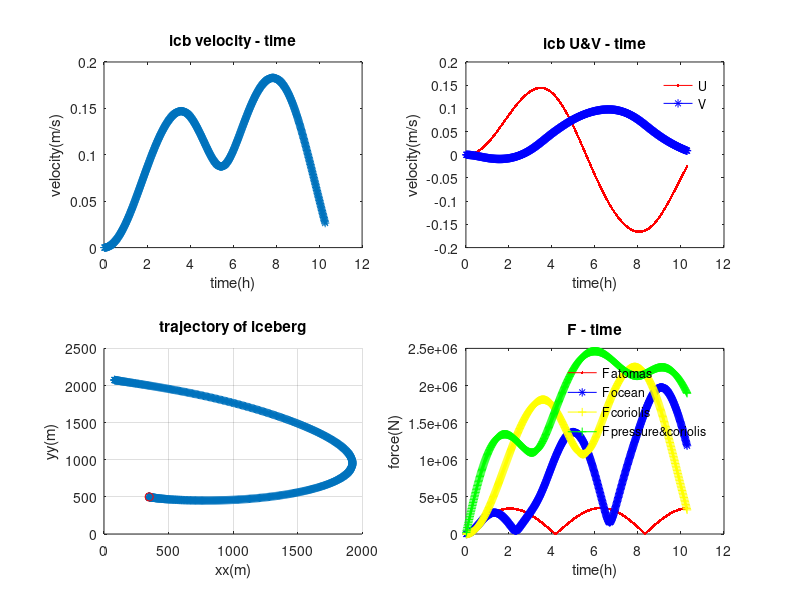

Reproduce this figure in MATLAB.
%%%%%%%%%%%%%%%%%%%%%%%%%%%%%%%%%%%%%%%%%%%%%%%%%%%%%
%    Grounded model
%
%    Author: weiyan ZHANG
%    Created: Oct 2018
%    Updated:
%    Last Modif by:
%    Last Modif on: 
%%%%%%%%%%%%%%%%%%%%%%%%%%%%%%%%%%%%%%%%%%%%%%%%%%%%%%%
clear all

% load grid information from the model
%{
gname = 'C:\Users\61414\Downloads\misom020_grd.nc';
lat_rho = ncread(gname,'lat_rho');
lon_rho = ncread(gname,'lon_rho');
dx = ones(size(lat_rho,1),size(lat_rho,2));
dy = ones(size(lat_rho,1),size(lat_rho,2));
[xx yy] = meshgrid([1:size(lat_rho,2)],[1:size(lon_rho,1)]); 
%}

%{
% calculate dx, dy from model in m
pm = ncread(gname,'pm');
pn = ncread(gname,'pn');
dx = 1./pm;
dy = 1./pn;
%}

% Creates 2d grid of same size as model
X_lim = 10000;
Y_lim = 8000;
[X,Y] = meshgrid([0:X_lim],[0:Y_lim]);
Z = 500 - X ;

% indicate the initial location of the particle
xx_ini = 350;
yy_ini = 500;

% set variable useful for the trajectory equation
U = 0;
V = 0;

% ocean coeff
Co = 0.85; % dimensionless coefficient of resistance
Cdo_skin = 0.0055; % ocean-iceberg friction coeff
rho_h2o = 1028; % seawater density kg m-3

% atmospheric coeff
rho_air = 1.225; % air density kg m-3
Ca = 0.4; % dimensionless coefficient of resistance
Cda_skin = 0.0022; % air-iceberg friction coeff
Cd = 1.25e-3;  % dimensionless air-sea friction coeff

% coriolis coeff
w_r = 7.2921e-5;
f = 2 * w_r * sin(-67*pi/180);
    
% size of the iceberg 
rho_icb = 916.7; % kg m-3
depth = 100; % m
depth_icb_under = depth * (rho_icb / rho_h2o);
depth_icb_above = depth - depth_icb_under;
lenth = 1000; % assume width is equal to lenth
dA_o = lenth * depth_icb_under; % m^2 ideally per face 
dA_a = lenth * depth_icb_above; % m^2 ideally per face
Ad = lenth ^ 2;
M = rho_icb * lenth ^ 2 * depth; % kg

% data set
step = 2000;
time_all = zeros(1,step);
U_all = zeros(1,step);
V_all = zeros(1,step);
x_all = zeros(1,step);
y_all = zeros(1,step);
Fa_all = zeros(1,step);
Fo_all = zeros(1,step);
Fc_all = zeros(1,step);
Fcp_all = zeros(1,step);
vel_all = zeros(1,step);
z_all = zeros(1,step);
uo_cst_all = zeros(1,step);
vo_cst_all = zeros(1,step);
ua_all = zeros(1,step);
va_all = zeros(1,step);

% timestep
dt = 60; % s

% do a loop    
xx_ = xx_ini;
yy_ = yy_ini;

for i=1:step
    
    theta = (i/step) * 8 * pi;
% ocean velocity
    uo_cst = 0.1 * sin(theta); % m/s
    vo_cst = 0.1 * sin(theta);

% atmospheric velocity (at 10m)
% the wind in the model will be given as wind stress -- do the conversion
% tau_wind = rho_air*Cd*U^2 (tau_wind is sustr or svstr in model)

    sustr = abs(0.05 * sin(theta)); %newton meter-2
    svstr = abs(0.05 * sin(theta));
    ua = sqrt(sustr / (rho_air * Cd)); % m s-2
    va = sqrt(svstr / (rho_air * Cd)); % m s-2
    
    time_all(i) = i/60;
    uo_cst_all(i) = uo_cst;
    vo_cst_all(i) = vo_cst;
    ua_all(i) = ua;
    va_all(i) = va;
end

for j = 1:step
    
% absolute values of relative velocities
    omid = sqrt((uo_cst_all(j) - U) ^ 2 + (vo_cst_all(j) - V) ^ 2);
    amid = sqrt((ua_all(j) - U) ^ 2 + (va_all(j) - V) ^ 2);
    omid_skin = sqrt((uo_cst_all(j) - U) ^ 2 + (vo_cst_all(j) - V) ^ 2);
    amid_skin = sqrt((ua_all(j) - U) ^ 2 + (va_all(j) - V) ^ 2);

% Force due to Air
    Fa_u = rho_air * 0.5 * Ca * dA_a * amid * (ua_all(j) - U) + rho_air * Cda_skin * Ad * amid_skin * (ua_all(j) - U);
    Fa_v = rho_air * 0.5 * Ca * dA_a * amid * (va_all(j) - U) +  rho_air * Cda_skin * Ad * amid_skin * (va_all(j) - V);

% Force due to the Ocean
    Fo_u = rho_h2o * 0.5 * Co * dA_o * omid * (uo_cst_all(j) - U) + rho_h2o * Cdo_skin * Ad * omid_skin * (uo_cst_all(j) - U);
    Fo_v = rho_h2o * 0.5 * Co * dA_o * omid * (vo_cst_all(j) - U) + rho_h2o * Cdo_skin * Ad * omid_skin * (vo_cst_all(j) - V);

% Coriolis Force
    Fc_u = - (M * f * V);
    Fc_v = - M * f * U;
    Fcp_u = -(- M * f * (V - vo_cst_all(j)));
    Fcp_v = - M * f * (U - uo_cst_all(j));
    au = (Fcp_u + Fa_u + Fo_u) / M;
    av = (Fcp_v + Fa_v + Fo_v) / M;  
                         
% calculate velocity
  s_u = U * dt + 0.5 * au * dt ^ 2;
  s_v = V * dt + 0.5 * av * dt ^ 2;
  x_all(j) = xx_;
  y_all(j) = yy_;
  U_all(j) = U;
  V_all(j) = V;
  vel = sqrt(U ^ 2 + V ^ 2);
  vel_all(j) = vel;
  Fa_all(j) = sqrt(Fa_u ^ 2 + Fa_v ^ 2);
  Fo_all(j) = sqrt(Fo_u ^ 2 + Fo_v ^ 2);
  Fc_all(j) = sqrt(Fc_u ^ 2 + Fc_v ^ 2);
  Fcp_all(j) = sqrt(Fcp_u ^ 2 + Fcp_v ^ 2);
  
  z = 10 + xx_;
  z_all(j) = z;
  
% new velocity & location
  U = U + au * dt;
  V = V + av * dt;
  xx_ = xx_ + s_u;
  yy_ = yy_ + s_v;

end

for t = 1:step
    if x_all(t)>=0 && x_all(t)<=X_lim && y_all(t)>=0 && y_all(t)<=Y_lim 
        if depth_icb_under > abs(z_all(t))
            break
        end
    else
        break
    end
end 

if abs(depth_icb_under) > abs(z)
    disp(['warning! ground when time = ',num2str(time_all(t-1)),' h']);
    disp(['x = ',num2str(x_all(t-1)),' y = ',num2str(y_all(t-1))]);
else
    disp(['warning! out of domain when time = ',num2str(time_all(t-1)),' h']);
    disp(['x = ',num2str(x_all(t-1)),' y = ',num2str(y_all(t-1))]);
end

subplot(2,2,1);
plot(time_all(1:t-1),vel_all(1:t-1),'*-');
title('icb velocity - time');
xlabel('time(h)');
ylabel('velocity(m/s)');

subplot(2,2,2);
plot(time_all(1:t-1),U_all(1:t-1),'-r.');
hold on;
plot(time_all(1:t-1),V_all(1:t-1),'-b*');
legend('U','V');
legend('boxoff');
title('icb U&V - time');
xlabel('time(h)');
ylabel('velocity(m/s)');

subplot(2,2,3);
%mesh(X,Y,Z);
hold on;
zlim([-50,0]);
plot(x_all(1:t-1),y_all(1:t-1),'*-');
grid;
hold on;
plot(x_all(1),y_all(1),'ro');
title('trajectory of iceberg');
xlabel('xx(m)');
ylabel('yy(m)');
zlabel('depth(m)');
%boxplot3(x_all(t)-5,y_all(t)-5,-depth_icb_under,lenth,width,depth);

subplot(2,2,4);
plot(time_all(1:t-1),Fa_all(1:t-1),'-r.');
hold on;
plot(time_all(1:t-1),Fo_all(1:t-1),'-b*');
hold on;
plot(time_all(1:t-1),Fc_all(1:t-1),'-y+');
hold on;
plot(time_all(1:t-1),Fcp_all(1:t-1),'-g+');
legend('F_ atomas','F_ ocean','F_ coriolis','F_ pressure&coriolis');
legend('boxoff');
title('F - time');
xlabel('time(h)');
ylabel('force(N)');

%{
figure, mesh(X,Y,Z);
hold on;
zlim([-50,5]);
plot(x_all(1:t-1),y_all(1:t-1),'*-');
grid;
hold on;
plot(x_all(1),y_all(1),'ro');
title('trajectory of iceberg');
xlabel('xx(m)');
ylabel('yy(m)');
zlabel('depth(m)');
boxplot3(x_all(t)-5,y_all(t)-5,-depth_icb_under,lenth,width,depth);
%}
% check if within the domain

% keep moving in time
